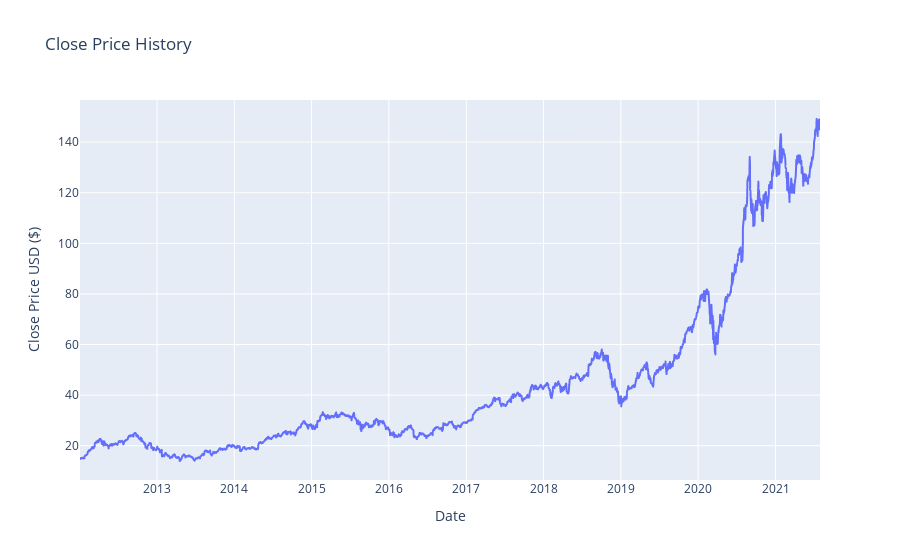

The notebook cell this image was saved under:
### Code cell
import plotly.express as px

#df = df.reset_index()
fig = px.line(df, x=df.index, y="Close",title ="Close Price History", labels={'Close':'Close Price USD ($)'})
fig.show()

### Figure 1 — Plotly figure (JSON) as saved in the notebook; plotly's stock layout.template omitted (floating-point values rounded to 4 significant figures; data arrays with more than 128 entries replaced by an {"elided": "..."} marker saying what was removed)
{"data": [{"hovertemplate": "Date=%{x}<br>Close Price USD ($)=%{y}<extra></extra>", "legendgroup": "", "line": {"color": "#636efa", "dash": "solid"}, "mode": "lines", "name": "", "showlegend": false, "type": "scattergl", "x": {"elided": "2410 str values"}, "xaxis": "x", "y": {"elided": "2410 float values"}, "yaxis": "y"}], "layout": {"legend": {"tracegroupgap": 0}, "title": {"text": "Close Price History"}, "xaxis": {"anchor": "y", "domain": [0, 1], "title": {"text": "Date"}}, "yaxis": {"anchor": "x", "domain": [0, 1], "title": {"text": "Close Price USD ($)"}}}}
